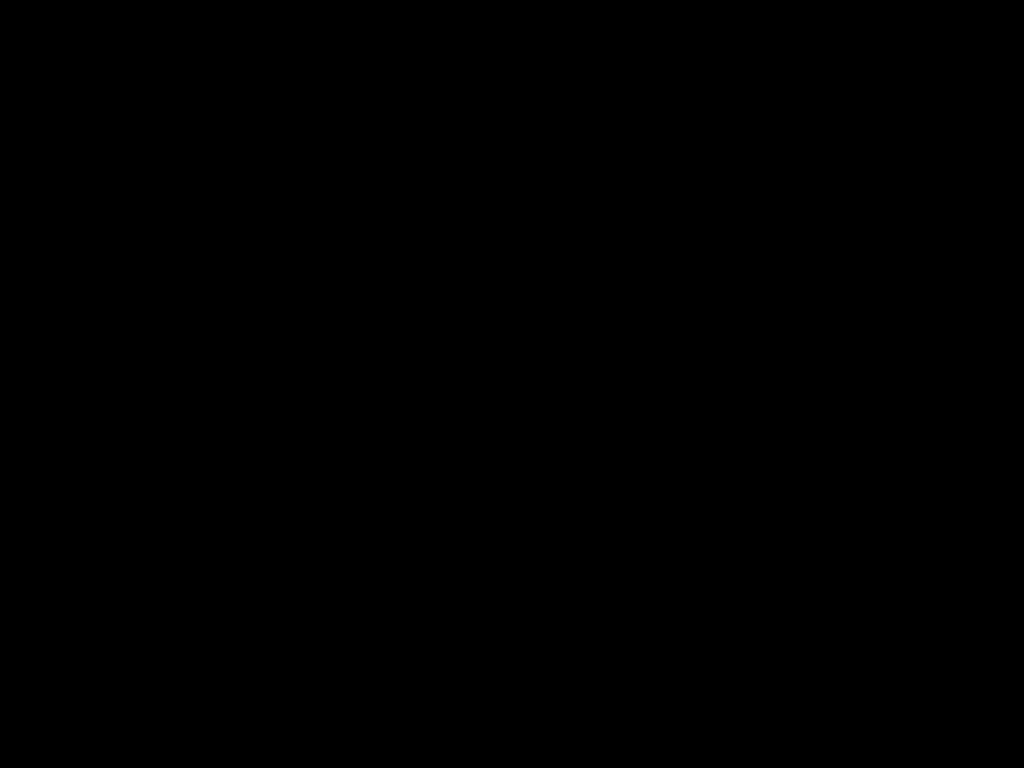
Frame 1 (no input)
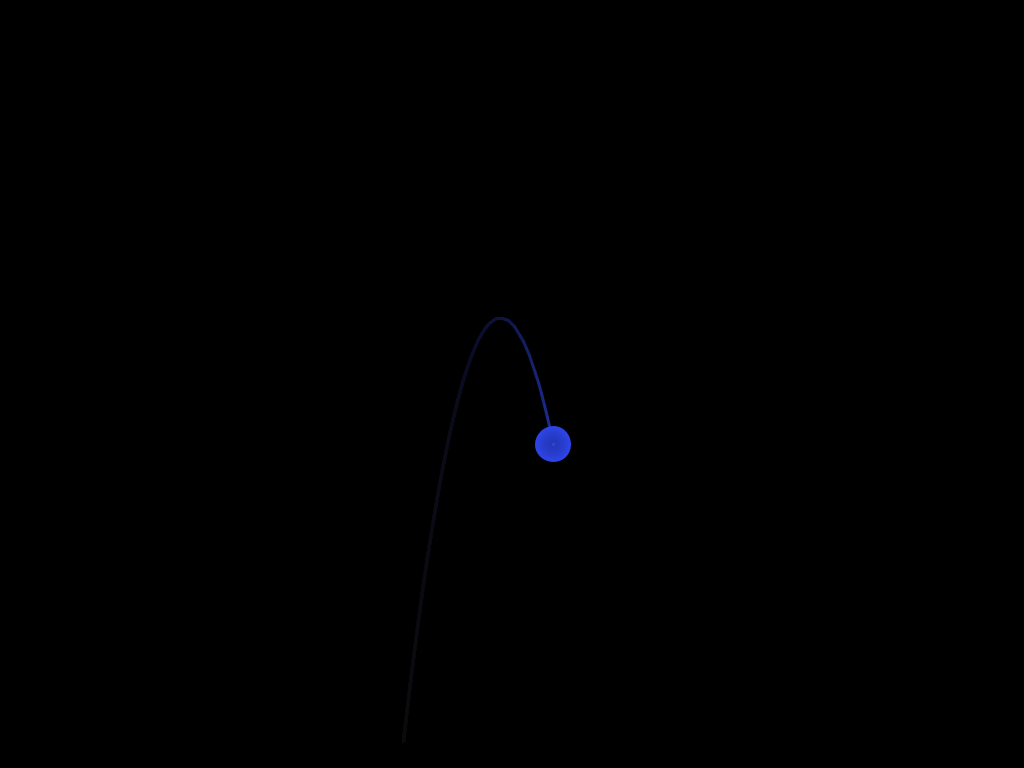
Frame 60 (the mouse pressed at the canvas centre just before this capture)
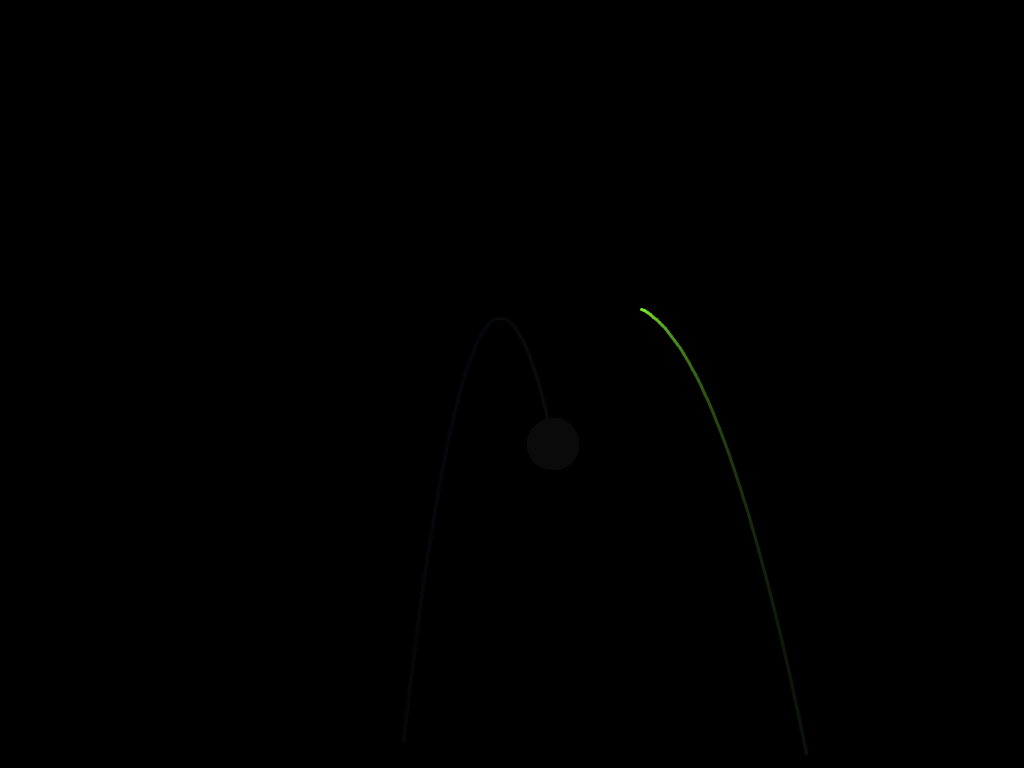
Frame 120 (the mouse held since frame 60 and released just before this capture)

The Processing sketch that drew these frames (run headless with seeded random() and noise(); from frame 60 on, the mouse is pressed at the canvas centre):

// Processing sketch: Fireworks
// ── Fireworks.pde
// global variables; they can be accessed or set from any function
float xInt = 400;
float xVertex = 500;
float yVertex = 450;
float priorX = 0;
float priorY = 0;
float currentX = 0;
float currentY = 0;
float hue = 0;
float direction = 1;
float endRadius = 50;
float currentRadius = 1;
float xFinish = 0;
float yFinish = 0;
boolean explosionTime = false;

// this function runs once only
void setup() {

  // set canvas size
  size(1024, 768); 

  // use HSB (hue-saturation-brightness) color model
  // See https://plus.google.com/106892690517262395732/posts/ht8NSToLPkP for details
  // (post on HSB color model in ICS3U community)
  colorMode(HSB, 360, 100, 100);

  // black background
  background(240, 0, 0);

  // no border on shapes
  noStroke();

  // Set starting x value for firework (horizontal position)
  currentX = xInt;

  // Pick starting colour value
  hue = random(0, 360);

  // speed of animation
  frameRate(30);
}

// this function runs repeatedly, over and over again
void draw() {

  // Making launch of firework happen...

  // Set direction that firework will fire  
  if (direction < 1.5) {
    // Fireworks will fire left to right...
    //println("left to right"); // DEBUG

    // put origin (0,0) in lower left corner
    translate(0, height);

    // flip the scale on the y-axis
    // (so co-ordinate system is like a regular Cartesian
    // system where "y" increases going up the vertical axis)
    //    X   Y
    scale(1, -1);
  } else {

    // Fireworks will fire right to left...
    //println("right to left");  // DEBUG

    // put origin (0,0) in lower right corner
    translate(width, height);

    // flip the scale on the y-axis
    // (so co-ordinate system is like a regular Cartesian
    // system where "y" increases going up the vertical axis)
    //    X   Y
    scale(-1, -1);
  }


  // Draw the trail
  drawTrail();

  // Draw the explosion when the time is right...
  if (explosionTime) {
    drawExplosion();
  }
  
}

// drawTrail
//
// Purpose: Draw the trail of the firework.
void drawTrail() {
  
  // Draw the trail of the firework
  // draw black semi-transparent rectangle over canvas
  fill(0, 0, 0, 12);
  noStroke();
  rect(0, 0, width, height);

  // Decide whether to draw the exploion
  if (currentX > (xVertex + ((xVertex - xInt) / 2) )) {
    explosionTime = true;
  } 

  // Increment currentX (horizontal position of firework)
  // Also controls speed of animation
  if (!explosionTime) {
    currentX += 3;

    // Get vertical position of firework based current horizontal position
    currentY = quadraticPath(currentX, xInt, xVertex, yVertex);
  }  

  // set colour for firework
  fill(hue, 80, 90);
  stroke(hue, 80, 90);

  // draw firework trail
  strokeWeight(3);
  if (priorX != 0 && priorY !=0) {
    line(priorX, priorY, currentX, currentY);
  }
  priorX = currentX;
  priorY = currentY;
  
}

// drawExplosion
//
// Purpose: Draw the explosion for the firework.
//
void drawExplosion() {

  // Making explosion happen...

  // set colour for firework
  fill(hue, 80, 90, 30);

  // Draw an expanding circle to simulate explosion
  currentX = xVertex + ((xVertex - xInt) / 2) + 3;
  currentY = quadraticPath(currentX, xInt, xVertex, yVertex); 
  println("explosion x is" + currentX);
  println("explosion y is" + currentY);
  ellipse(currentX, currentY, currentRadius, currentRadius);

  // Increase size of circle
  currentRadius += 4;

  // Explosion finished, set up next firework launch
  if (currentRadius > endRadius) {
    // Pick new x-int (but not directly at right edge of canvas)
    xInt = random(0, width - 200);
    // Pick new vertex x value (somewhere between xInt and 50 pixels away from right edge of canvas)
    xVertex = random(xInt + 100, ((width - xInt) / 2));
    // Pick new vertex y value (at least 100 pixels above "ground" and not right at top of canvas)
    yVertex = random(height/2, height - 50);

    // Reset variables for location
    priorX = 0;
    priorY = 0;
    currentX = 0;
    currentY = 0;

    // Select next hue based on Golden Ratio
    hue = (hue + 0.618 * 360) % 360;

    // Decide which way firework will fire
    direction = random(1, 2);

    // Reset radius for explosion
    currentRadius = 1;

    // Reset current x to new x-int
    currentX = xInt;
    
    // No more explosions!
    explosionTime = false;
    
    // Clear everything
    noStroke();
    fill(0, 0, 0, 100);
    rect(0, 0, width, height);
  }
}

// quadraticPath
// 
// Purpose:   Given a vertex (d, c), an x-intercept (r),
//            and an x value, returns the corresponding y value
float quadraticPath(float x, float r, float d, float c) {

  // Work out the vertical scale factor (a)
  float a = 0;
  a = (0 - c) / ( (r - d) * (r - d) ); 

  // Now that we have the "a" value, return the y value that
  // matches the given "x" value
  return a * ( (x - d) * (x - d) ) + c;
}
